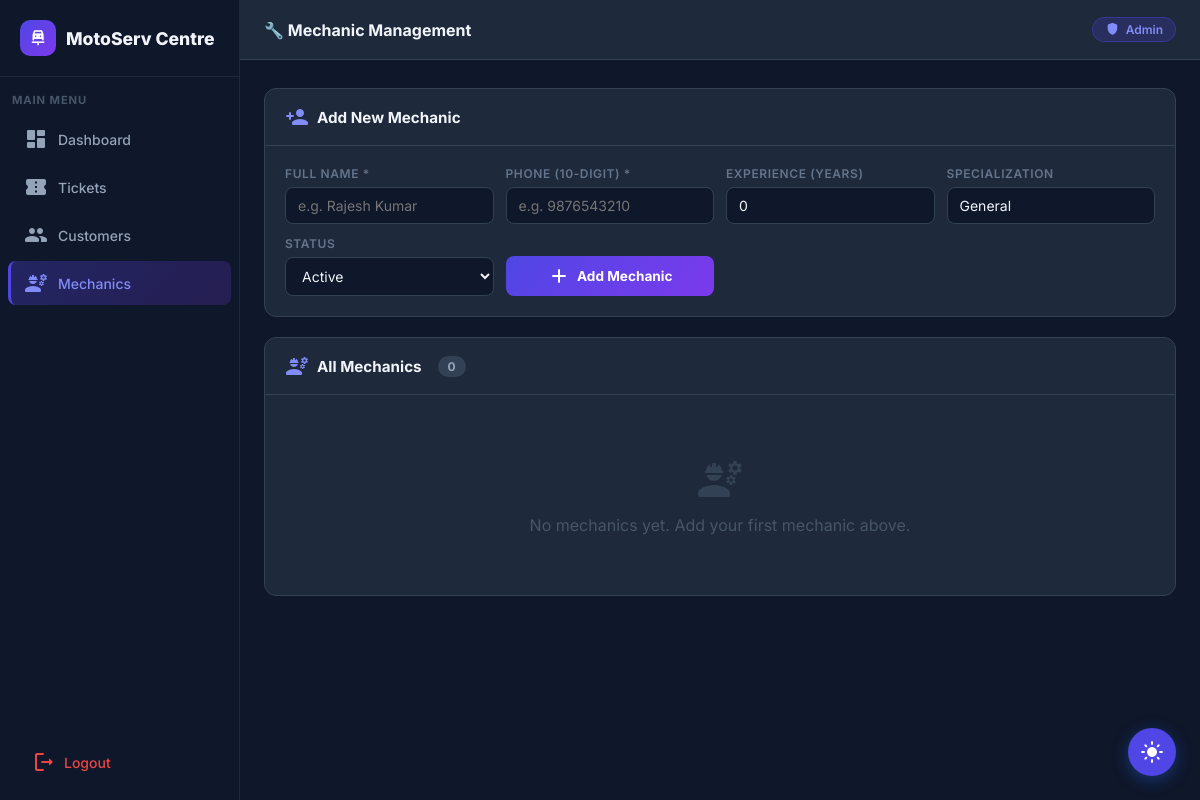
/admin/mechanics (signed in), run on an earlier commit of the app's database.
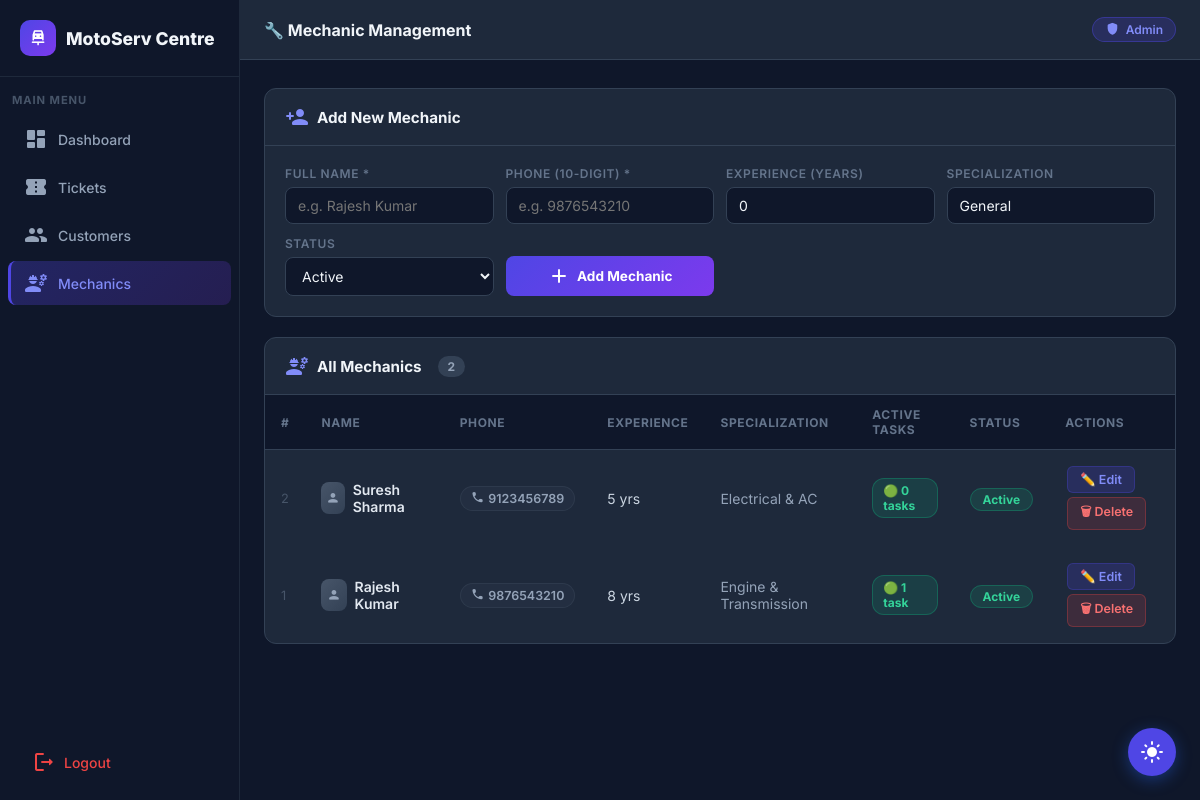
And on a later commit of the database.
### tables this page shows
CREATE TABLE mechanics (
            id                INTEGER PRIMARY KEY AUTOINCREMENT,
            name              TEXT    NOT NULL,
            phone             TEXT    NOT NULL UNIQUE,
            experience_years  INTEGER NOT NULL DEFAULT 0,
            specialization    TEXT    NOT NULL DEFAULT 'General',
            status            TEXT    NOT NULL DEFAULT 'Active'
        );

### admin.py (the view)
@admin_bp.route("/mechanics")
@admin_required
def admin_mechanics():
    conn = get_db()
    mechanics = conn.execute("""
        SELECT m.*,
               COUNT(b.id) as task_count
        FROM mechanics m
        LEFT JOIN bookings b ON b.mechanic_id = m.id
            AND b.status IN ('Accepted','In Progress')
        GROUP BY m.id ORDER BY m.id DESC
    """).fetchall()
    conn.close()
    return render_template("admin_mechanics.html", mechanics=mechanics)

### admin.py (called while the page is built)
def get_db():
    conn = sqlite3.connect(DB_PATH, timeout=10)
    conn.row_factory = sqlite3.Row
    return conn

def admin_required(f):
    from functools import wraps
    @wraps(f)
    def decorated(*args, **kwargs):
        if not session.get("is_admin"):
            flash("Admin access required.", "warning")
            return redirect(url_for("admin.admin_login"))
        return f(*args, **kwargs)
    return decorated

### templates/admin_mechanics.html (shortened to what this page needs)
{% extends "base.html" %}
{% block body %}
<div class="admin-layout">
    <aside class="sidebar">
        <div class="sidebar-logo">
            <div class="logo-dot"><span class="material-icons-round">car_repair</span></div>
            <span class="brand">MotoServ Centre</span>
        </div>
        <div class="sidebar-section">Main Menu</div>
        <a href="{{ url_for('admin.admin_dashboard') }}" class="sidebar-link">
            <span class="material-icons-round">dashboard</span> Dashboard
        </a>
        <a href="{{ url_for('admin.admin_tickets') }}" class="sidebar-link">
            <span class="material-icons-round">confirmation_number</span> Tickets
        </a>
        <a href="{{ url_for('admin.admin_customers') }}" class="sidebar-link">
            <span class="material-icons-round">people</span> Customers
        </a>
        <a href="{{ url_for('admin.admin_mechanics') }}" class="sidebar-link active">
            <span class="material-icons-round">engineering</span> Mechanics
        </a>
        <div class="sidebar-footer">
            <a href="{{ url_for('admin.admin_logout') }}">
                <span class="material-icons-round">logout</span> Logout
            </a>
        </div>
    </aside>
    <main class="admin-main">
        <div class="admin-topbar">
            <h2>🔧 Mechanic Management</h2>
            <div class="admin-badge">
                <span class="material-icons-round" style="font-size:.9rem">shield</span> Admin
            </div>
        </div>
        <div class="admin-content">
            <div class="admin-card fade-up">
                <div class="admin-card-header">
                    <h3><span class="material-icons-round" style="color:#818CF8">person_add</span> Add New Mechanic</h3>
                </div>
                <form method="POST" action="{{ url_for('admin.add_mechanic') }}"
                    onsubmit="return validateMechanicForm(this)">
                    <div class="mech-form-row">
                        <div class="mech-form-group">
                            <label>Full Name *</label>
                            <input type="text" name="name" placeholder="e.g. Rajesh Kumar" required />
                        </div>
                        <div class="mech-form-group">
                            <label>Phone (10-digit) *</label>
                            <input type="text" name="phone" placeholder="e.g. 9876543210" maxlength="10"
                                inputmode="numeric" required />
                        </div>
                        <div class="mech-form-group">
                            <label>Experience (Years)</label>
                            <input type="number" name="experience_years" placeholder="0" min="0" max="50" value="0" />
                        </div>
                        <div class="mech-form-group">
                            <label>Specialization</label>
                            <input type="text" name="specialization" placeholder="e.g. Engine & Electrical"
                                value="General" />
                        </div>
                        <div class="mech-form-group">
                            <label>Status</label>
                            <select name="status">
                                <option value="Active">Active</option>
                            </select>
                        </div>
                        <div class="mech-form-group" style="display:flex;align-items:flex-end">
                            <button type="submit" class="btn-add" style="width:100%;justify-content:center">
                                <span class="material-icons-round">add</span> Add Mechanic
                            </button>
                        </div>
                    </div>
                </form>
            </div>
            <div class="admin-card fade-up">
                <div class="admin-card-header">
                    <h3>
                        <span class="material-icons-round" style="color:#818CF8">engineering</span>
                        All Mechanics
                        <span
                            style="background:#334155;color:#94A3B8;border-radius:20px;font-size:.75rem;padding:3px 10px;margin-left:8px">{{
                            mechanics|length }}</span>
                    </h3>
                </div>
                {% if mechanics %}
                <div style="overflow-x:auto">
                    <table class="admin-table">
                        <thead>
                            <tr>
                                <th>#</th>
                                <th>Name</th>
                                <th>Phone</th>
                                <th>Experience</th>
                                <th>Specialization</th>
                                <th>Active Tasks</th>
                                <th>Status</th>
                                <th>Actions</th>
                            </tr>
                        </thead>
                        <tbody>
                            {% for m in mechanics %}
                            <tr>
                                <td style="color:#475569;font-size:.8rem">{{ m.id }}</td>
                                <td style="color:#E2E8F0;font-weight:600">
                                    <div style="display:flex;align-items:center;gap:8px">
                                        <div
                                            style="width:32px;height:32px;border-radius:8px;background:linear-gradient(135deg,#475569,#334155);display:flex;align-items:center;justify-content:center">
                                            <span class="material-icons-round"
                                                style="font-size:.9rem;color:#94A3B8">person</span>
                                        </div>
                                        {{ m.name }}
                                    </div>
                                </td>
                                <td>
                                    <a href="tel:{{ m.phone }}" style="display:inline-flex;align-items:center;gap:4px;
                                        padding:4px 10px;border-radius:16px;background:rgba(71,85,105,.15);
                                        color:#94A3B8;text-decoration:none;font-size:.78rem;font-weight:600;
                                        border:1px solid rgba(71,85,105,.3)">
                                        <span class="material-icons-round" style="font-size:.85rem">call</span>
                                        {{ m.phone }}
                                    </a>
                                </td>
                                <td>{{ m.experience_years }} yr{{ 's' if m.experience_years != 1 else '' }}</td>
                                <td style="color:#94A3B8">{{ m.specialization }}</td>
                                <td>
                                    {% set tc = m.task_count %}
                                    <span
                                        class="task-badge {% if tc <= 2 %}task-green{% elif tc <= 5 %}task-yellow{% else %}task-red{% endif %}">
                                        {% if tc <= 2 %}🟢{% elif tc <=5 %}🟡{% else %}🔴{% endif %} {{ tc }} task{{ 's'
                                            if tc !=1 else '' }} </span>
                                </td>
                                <td>
                                    <span class="{{ 'status-active' if m.status == 'Active' else 'status-inactive' }}">
                                        {{ m.status }}
                                    </span>
                                </td>
                                <td>
                                    <button class="btn-sm-edit"
                                        onclick="openEditModal({{ m.id }}, '{{ m.name|e }}', '{{ m.phone }}', {{ m.experience_years }}, '{{ m.specialization|e }}', '{{ m.status }}')">
                                        ✏️ Edit
                                    </button>
                                    <form method="POST"
                                        action="{{ url_for('admin.delete_mechanic', mechanic_id=m.id) }}"
                                        style="display:inline"
                                        onsubmit="return confirm('Delete mechanic {{ m.name }}? This cannot be undone.')">
                                        <button type="submit" class="btn-sm-del">🗑 Delete</button>
                                    </form>
                                </td>
                            </tr>
                            {% endfor %}
                        </tbody>
                    </table>
                </div>
                {% else %}
                <div class="empty-mech">
                    <span class="material-icons-round">engineering</span>
                    <p>No mechanics yet. Add your first mechanic above.</p>
                </div>
                {% endif %}
            </div>
        </div>
    </main>
</div>
{% endblock %}

### templates/base.html (shortened to what this page needs)
<!DOCTYPE html>
<html lang="en" data-theme="dark">
<head>
</head>
<body>
  {% block body %}{% endblock %}
  <button class="theme-toggle" id="themeToggle" title="Toggle Dark/Light Mode">
    <span class="material-icons-round" id="themeIcon">dark_mode</span>
  </button>
</body>
</html>

### templates/base.html (style rules this page uses)
:root { --bg: #F8FAFC; --card: #FFFFFF; --primary: #2563EB; --primary-hover: #1D4ED8; --secondary: #14B8A6; --text: #1E293B; --text-muted: #64748B; --border: #E2E8F0; --badge-pending: #F59E0B; --badge-accepted: #2563EB; --badge-progress: #7C3AED; --badge-completed: #10B981; --badge-rejected: #EF4444; --shadow: 0 4px 24px rgba(0, 0, 0, .06); --radius: 12px; --nav-bg: #FFFFFF; --input-bg: #F8FAFC; --sidebar: #0F172A; --sidebar-text: #94A3B8; }
[data-theme="dark"] { --bg: #0F172A; --card: #1E293B; --primary: #4F46E5; --primary-hover: #4338CA; --secondary: #F97316; --text: #F1F5F9; --text-muted: #94A3B8; --border: #334155; --shadow: 0 4px 24px rgba(0, 0, 0, .3); --nav-bg: #1E293B; --input-bg: #0F172A; }
* { box-sizing: border-box; margin: 0; padding: 0 }
body { font-family: 'Inter', sans-serif; background: var(--bg); color: var(--text); transition: background .3s, color .3s; min-height: 100vh }
a { color: var(--primary); text-decoration: none }
.theme-toggle { position: fixed; bottom: 24px; right: 24px; z-index: 9999; background: var(--primary); color: #fff; border: none; border-radius: 50%; width: 48px; height: 48px; cursor: pointer; box-shadow: 0 4px 16px rgba(37, 99, 235, .4); display: flex; align-items: center; justify-content: center; font-size: 22px; transition: transform .2s, box-shadow .2s }
table { width: 100%; border-collapse: collapse; font-size: .9rem }
thead { background: var(--bg) }
th { padding: 12px 16px; text-align: left; font-weight: 600; color: var(--text-muted); font-size: .8rem; text-transform: uppercase; letter-spacing: .05em; border-bottom: 1px solid var(--border) }
td { padding: 14px 16px; border-bottom: 1px solid var(--border); color: var(--text); vertical-align: middle }
tr:last-child td { border-bottom: none }
.fade-up { animation: fadeUp .4s ease both }

What changed in the data, as far as the page shows it:
added mechanics: id "2", name "Suresh Sharma", phone "9123456789", experience_years "5", experience_years "s", specialization "Electrical & AC", tc "0", value "s", status "Active"
added mechanics: id "1", name "Rajesh Kumar", phone "9876543210", experience_years "8", experience_years "s", specialization "Engine & Transmission", status "Active"
Also different on the page:
{{ mechanics|length }}: "0" → "2"
text no longer shown: "engineering No mechanics yet. Add your first mechanic above."
text now shown: "# NAME PHONE EXPERIENCE SPECIALIZATION ACTIVE TASKS STATUS ACTIONS"
